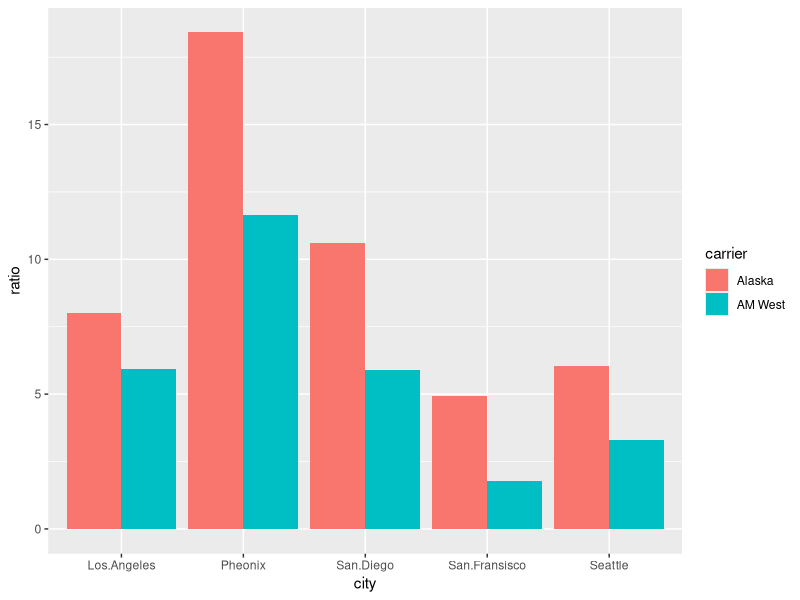

Here is the R script that generated this plot:
## ---- chunk 1
knitr::opts_chunk$set(echo = TRUE)
## ---- chunk 2
library(tidyverse)
library(magrittr)
## ---- chunk 3
# The file is read in as a csv, with strings preserved as characters rather than factors. Two of the columns are renamed for clarity and ease in downstream processes. 
data <- read.csv('Assignment4.csv', stringsAsFactors = F) %>% 
        rename(carrier=X, flight.status=X.1) %>% 
        as_tibble()
data
## ---- chunk 4
#add airline name to column 1
data[c(2,5),1] <- c('Alaska','AM West')

# make tidy by putting into long format, and remove blank rows
data.tidy <- data %>% 
            gather(city, count, 3:7) %>% 
            filter(!is.na(count)) %>% 
            spread(flight.status,count) 
data.tidy

## ---- chunk 5
data.tidy %<>% 
  mutate(ratio = `on time`/`delayed`) %>% 
  mutate(total = `on time` + `delayed`)
data.tidy

ggplot(data.tidy, aes(x=city,y=ratio,fill=carrier)) + 
        geom_bar(stat='identity',position = 'dodge')





